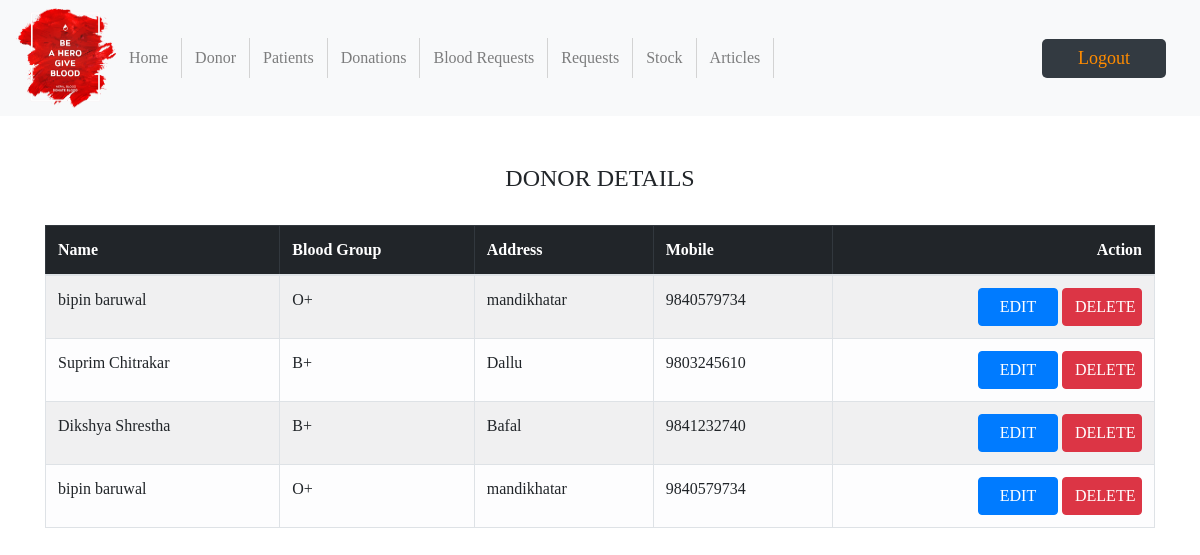
The app's page /admin-donor (signed in) with its own data.
### donor/models.py (models this page shows, shortened)
class Donor(models.Model):
    user=models.OneToOneField(User,on_delete=models.CASCADE)
    profile_pic= models.ImageField(upload_to='profile_pic/Donor/',null=True,blank=True)
    bloodgroup=models.CharField(max_length=10)
    email = models.EmailField(max_length=50, null=True)
    address = models.CharField(max_length=40)
    mobile = models.CharField(max_length=20,null=False)
    @property
    def get_name(self):
        return self.user.first_name+" "+self.user.last_name

### blood/views.py (the view)
# urls.py: path('admin-donor', views.admin_donor_view,name='admin-donor'),
@login_required(login_url='adminlogin')
def admin_donor_view(request):
    donors=dmodels.Donor.objects.all()
    return render(request,'blood/admin_donor.html',{'donors':donors})

### templates/blood/admin_donor.html
{% extends 'blood/admin-header.html' %}
{% block content %}
{% load widget_tweaks %}
{%load static%}
<br><br>
<div class="container">
    <H4 class="text-center">DONOR DETAILS</H4><br>
    <table class="table table-light table-hover table-bordered table-striped">
        <thead class="table-dark">
            <tr>
                <th scope="col">Name</th>
                <th scope="col">Blood Group</th>
                <th scope="col">Address</th>
                <th scope="col">Mobile</th>
                <th class="text-right">Action</th>
            </tr>
        </thead>
        <tbody>
            {% for t in donors %}
            <tr>
                <td> {{t.get_name}}</td>
                <td>{{t.bloodgroup}}</td>
                <td>{{t.address}}</td>
                <td>{{t.mobile}}</td>
                <td class="text-right">
                    <button class="btn btn-primary btn-radius-2" style="width: 80px;"><a  style="text-decoration: none;color: white;" href="{% url 'update-donor' t.id  %}">EDIT</a> </button>
                    <button class="btn btn-danger btn-radius-2" style="width: 80px;"><a  style="text-decoration: none;color: white;" href="{% url 'delete-donor' t.id  %}">DELETE</a> </button>
                </td>
            </tr>
            {% endfor %}
        </tbody>
    </table>
</div>
{% endblock content %}

### static/css/style.css (style rules this page uses)
body { font-family: "Times New Roman", Times, serif; }

### records on screen
Donor: get_name "bipin baruwal", bloodgroup "O+", address "mandikhatar", mobile "9840579734"
Donor: get_name "Suprim Chitrakar", bloodgroup "B+", address "Dallu", mobile "9803245610"
Donor: get_name "Dikshya Shrestha", bloodgroup "B+", address "Bafal", mobile "9841232740"
Donor: get_name "bipin baruwal", bloodgroup "O+", address "mandikhatar", mobile "9840579734"
